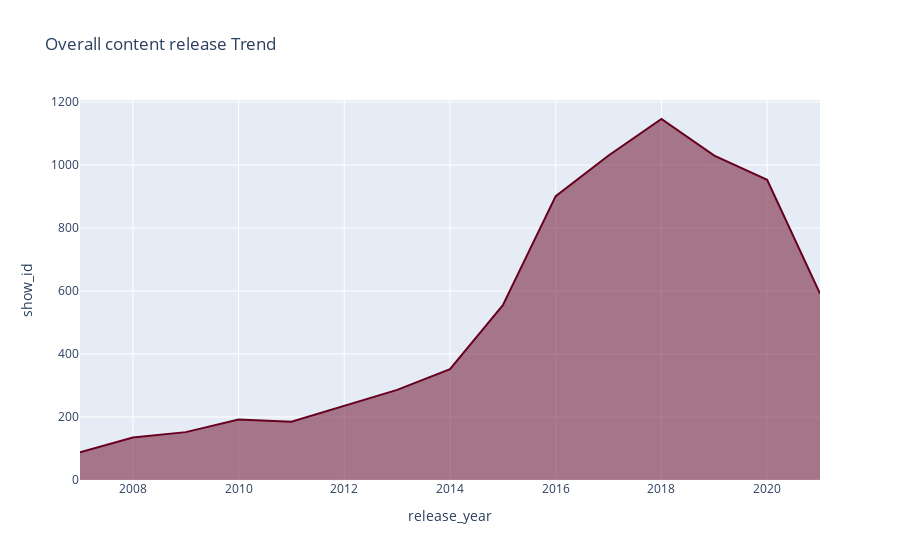

Notebook code cell kept with this figure:
### Markdown cell above
It seems the most content(TV shows) on Netflix caters to Adults and then teens.

### Code cell
df_5 = df.query("release_year >= 2007")
df_5 = df_5.groupby("release_year")["show_id"].count().reset_index()

fig = px.area(df_5, x='release_year', y='show_id', color_discrete_sequence=px.colors.sequential.RdBu,
      title='Overall content release Trend')
fig.show()

### Figure 1 — Plotly figure (JSON) as saved in the notebook; plotly's stock layout.template omitted (floating-point values rounded to 4 significant figures)
{"data": [{"fillpattern": {"shape": ""}, "hovertemplate": "release_year=%{x}<br>show_id=%{y}<extra></extra>", "legendgroup": "", "line": {"color": "rgb(103,0,31)"}, "marker": {"symbol": "circle"}, "mode": "lines", "name": "", "orientation": "v", "showlegend": false, "stackgroup": "1", "type": "scatter", "x": [2007, 2008, 2009, 2010, 2011, 2012, 2013, 2014, 2015, 2016, 2017, 2018, 2019, 2020, 2021], "xaxis": "x", "y": [88, 135, 152, 192, 185, 236, 286, 352, 555, 901, 1030, 1146, 1030, 953, 592], "yaxis": "y"}], "layout": {"legend": {"tracegroupgap": 0}, "title": {"text": "Overall content release Trend"}, "xaxis": {"anchor": "y", "domain": [0, 1], "title": {"text": "release_year"}}, "yaxis": {"anchor": "x", "domain": [0, 1], "title": {"text": "show_id"}}}}
